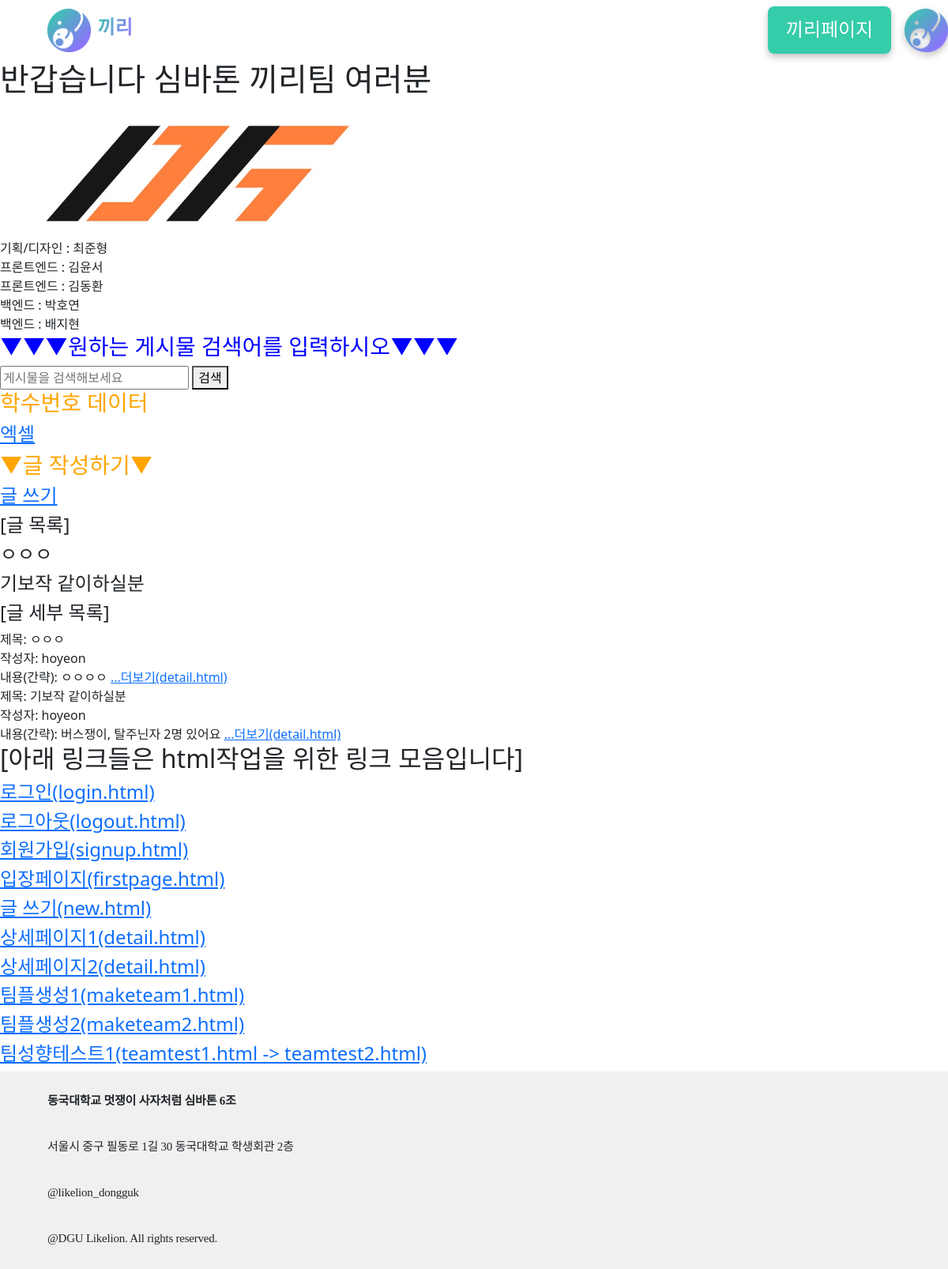
The app's page / (signed in) with its own data.
### main/models.py (models this page shows)
class Post(models.Model):
    title = models.CharField(max_length=200) #제목 필드
    writer = models.ForeignKey(User, null=False, blank=False, on_delete=models.CASCADE)
    pub_date = models.DateTimeField() #작성 시간 필드
    body = models.TextField() #팀플 기본적 정보 필드
    describe = models.TextField(blank=True, null=True) #주제 설명 필드
    image = models.ImageField(upload_to="blog/", blank=True, null=True) #이미지 필드
    def __str__(self):
        return self.title #데이터를 호출하면 대푯값으로 데이터의 title이 나오게 됨
    def summary(self):
        return self.body[:30] #내용이 너무길 때 앞부분 30글자만 보이도록 slicing

### main/views.py (the view)
# urls.py: path('', mainpage, name="mainpage"),
def mainpage(request):
    posts = Post.objects.all() #변수 posts에 Post의 모든 객체 내용을 저장
    return render(request, 'main/mainpage.html', {'posts':posts}) # Read 기능 위한 작업

### main/templates/main/mainpage.html
{% extends 'base.html' %}
{% load static %}
{% block content %}
    <h1>반갑습니다 심바톤 끼리팀 여러분</h1>
    <img src = "{% static 'images/멋사.png' %}" style="width:500px;">
    <div>기획/디자인 : 최준형</div>
    <div>프론트엔드 : 김윤서</div>
    <div>프론트엔드 : 김동환</div>
    <div class="mainpage">백엔드 : 박호연</div>
    <div>백엔드 : 배지현</div>
    <div class="header-search">
        <h3><div class="mainpage">▼▼▼원하는 게시물 검색어를 입력하시오▼▼▼</div></h3>
        <form class="search-form" action="{% url 'main:search' %}" method="get">
            <input class="search-input" name="query" type="text" placeholder="게시물을 검색해보세요" required>
            <button class="cp-button search-button" type="submit">검색</button>
        </form>
    </div>
    <div>
        <h3>학수번호 데이터</h3>
        <h4><a href="{% url 'excelDB:excel' %}">엑셀</a></h4>
    </div>
    <h3>▼글 작성하기▼</h4>
    {% if user.is_authenticated %}
    <h4><a href="{% url 'main:new' %}">글 쓰기</a></h1>
    {% endif %}
    <h4>[글 목록]</h4>
    {% for post in posts %}
    <h4>{{post}}</h4>
    {% endfor %}
    <h4>[글 세부 목록]</h4>
    <div>
        {% for post in posts %}
        <div>
            <div>제목: {{post.title}}</h2>
            <div>작성자: {{post.writer}}</h2>
            <div>내용(간략): {{post.summary}}
                <a href="{% url 'main:detail' post.id %}">...더보기(detail.html)</a>
            </div>
        </div>
        {% endfor %}
    </div>
    <h2>[아래 링크들은 html작업을 위한 링크 모음입니다]</h2>
    <h4><a href="{% url 'accounts:login' %}">로그인(login.html)</a></h4>
    <h4><a href="{% url 'accounts:logout' %}">로그아웃(logout.html)</a></h4>
    <h4><a href="{% url 'accounts:signup' %}">회원가입(signup.html)</a></h4>
    <h4><a href="{% url 'main:firstpage' %}">입장페이지(firstpage.html)</a></h4>
    {% if user.is_authenticated %}
        <h4><a href="{% url 'main:new' %}">글 쓰기(new.html)</a></h1>
    {% endif %}
    <div>
        {% for post in posts %}
        <div>
            <h4><a href="{% url 'main:detail' post.id %}">상세페이지{{post.id}}(detail.html)</a></h4>
        </div>
        {% endfor %}
    </div>
    <h4><a href="{% url 'main:maketeam1' %}">팀플생성1(maketeam1.html)</a></h4>
    <h4><a href="{% url 'main:maketeam2' %}">팀플생성2(maketeam2.html)</a></h4>
    <h4><a href="{% url 'main:teamtest1' %}">팀성향테스트1(teamtest1.html -> teamtest2.html)</a></h4>
{% endblock %}

### ggiri_pj/static/css/project.css (style rules this page uses)
h3 { color: orange; }
h3 .mainpage { color: blue; }

### records on screen
Post: title "ㅇㅇㅇ", writer "hoyeon", summary "ㅇㅇㅇㅇ", id "1"
Post: title "기보작 같이하실분", writer "hoyeon", summary "버스쟁이, 탈주닌자 2명 있어요", id "2"
